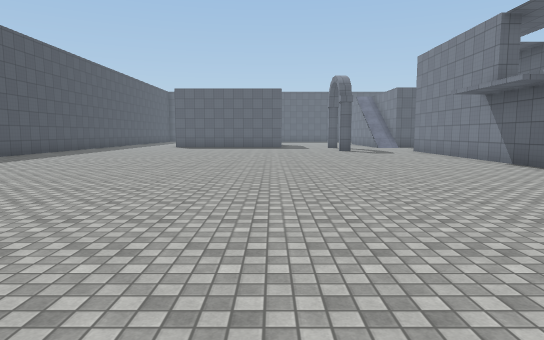
View 1 (above)

24 first-person views from a walk through a 3-D level made in the Unity game engine. The camera is 1.5 m above the floor, tilts 6° down and sees 75° across. Doors are open. The floor is counted in squares, 2 m on a side. Each view is taken from the middle of a square. On the plan, view 1 faces up. The plan holds only what a view shows up to about 11 squares ahead; the rest is blank. The place goes on beyond the plan. The player is left out. Some animated figures are left out. Surface patterns are stand-ins for the level's own textures.

View 2
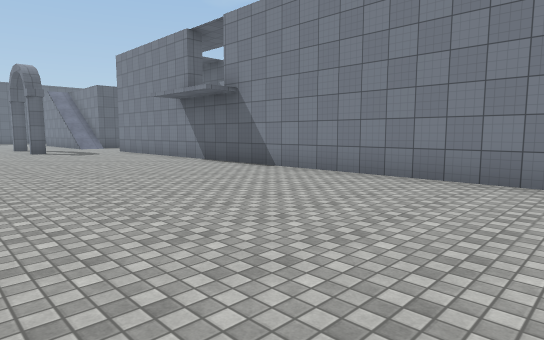

View 3
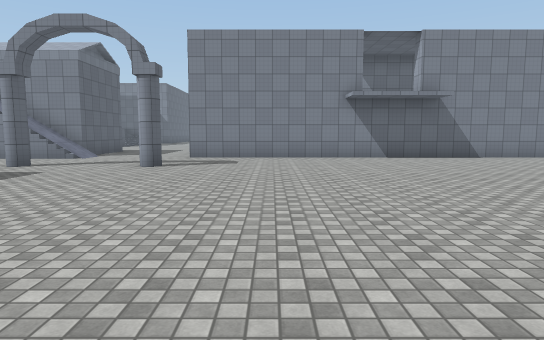

View 4
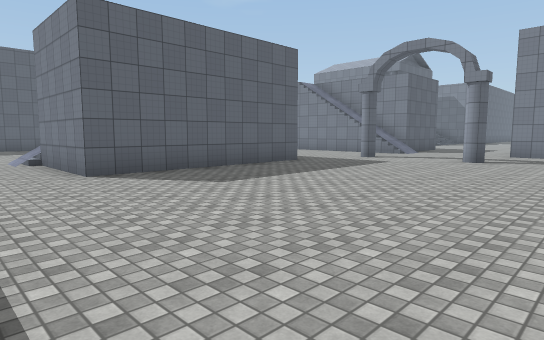

View 5
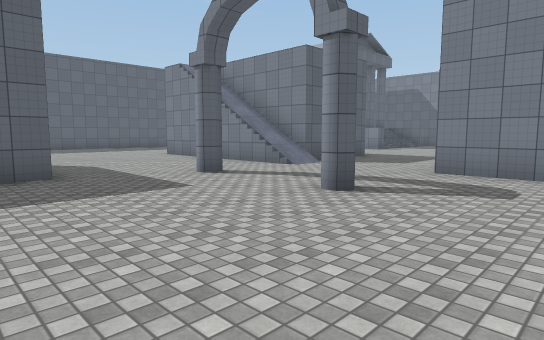

View 6
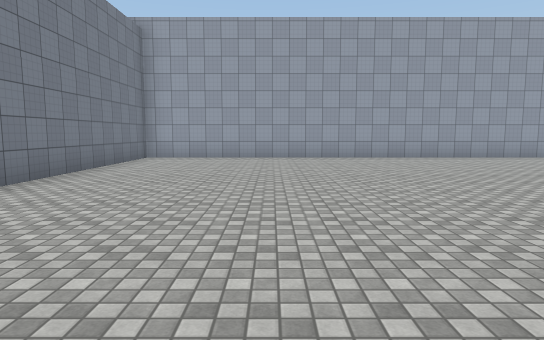

View 7
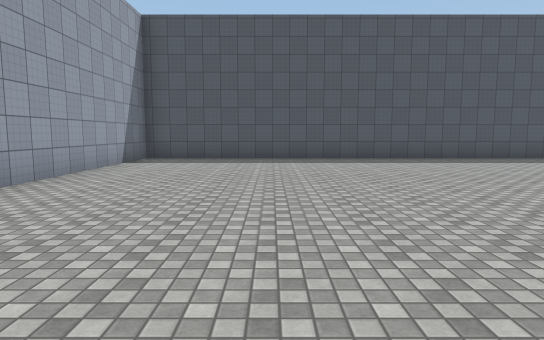

View 8
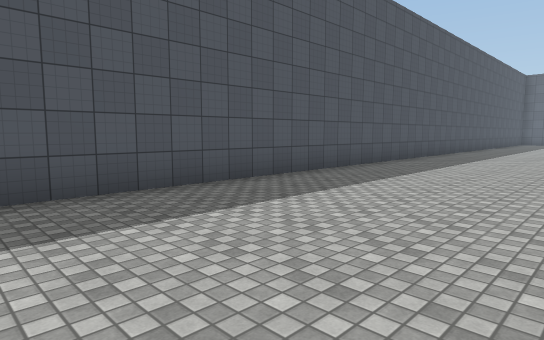

View 9
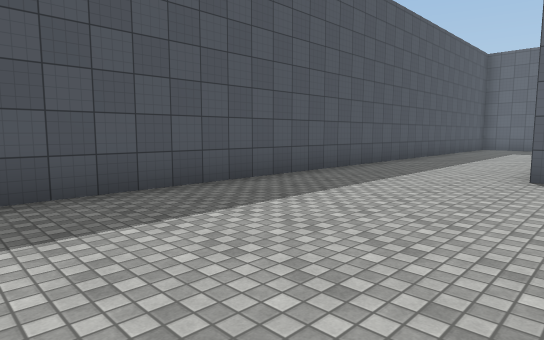

View 10
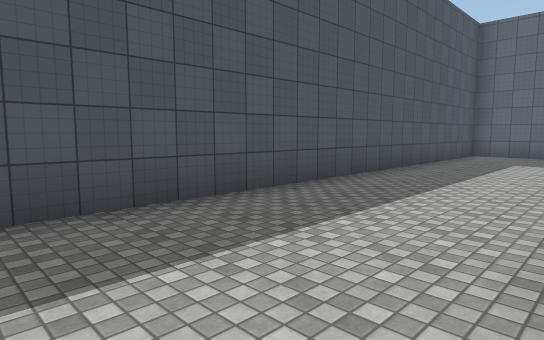

View 11
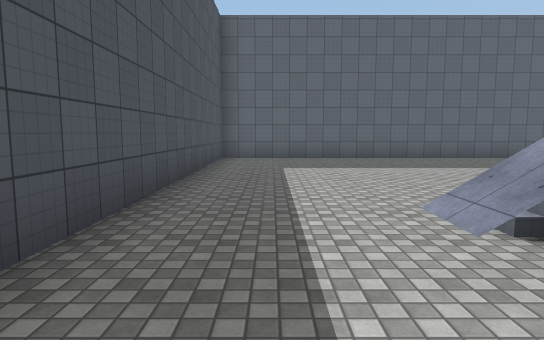

View 12
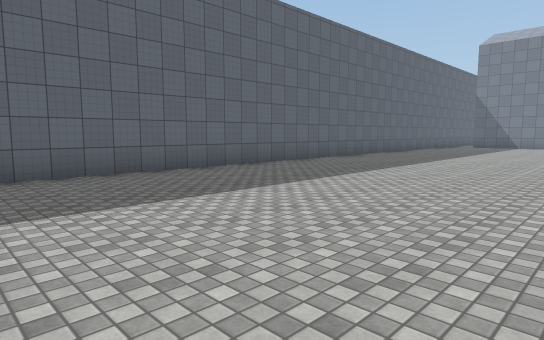

View 13
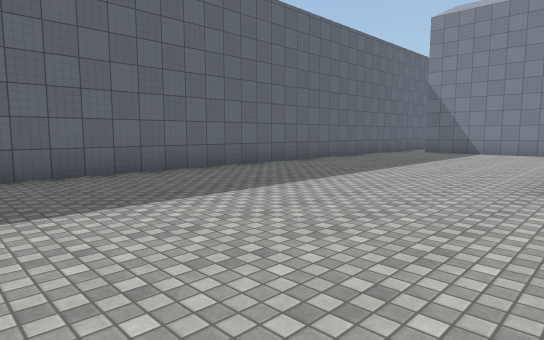

View 14
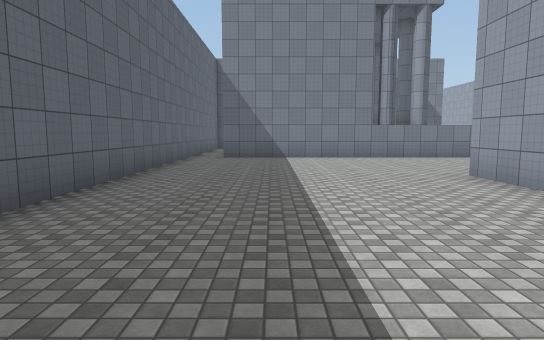

View 15
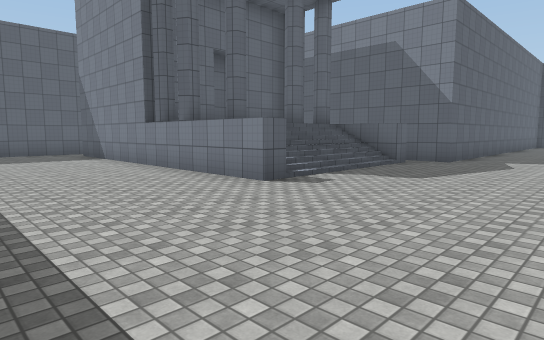

View 16
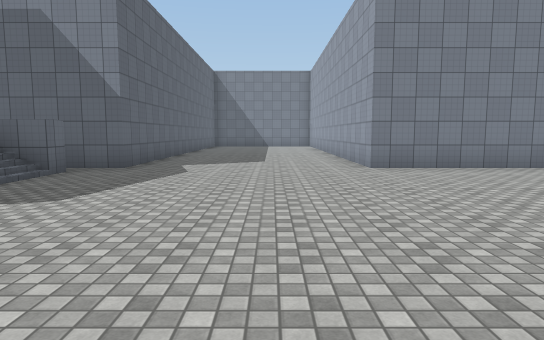

View 17
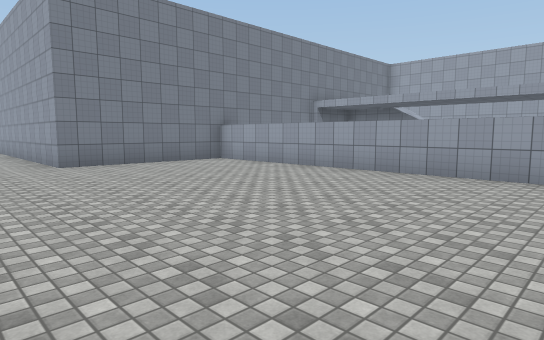

View 18
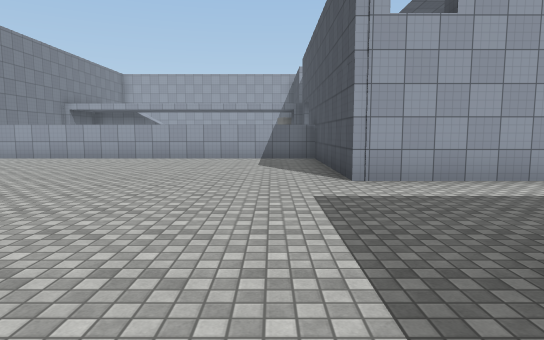

View 19
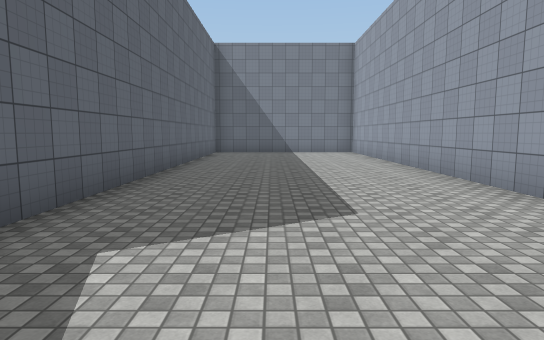

View 20
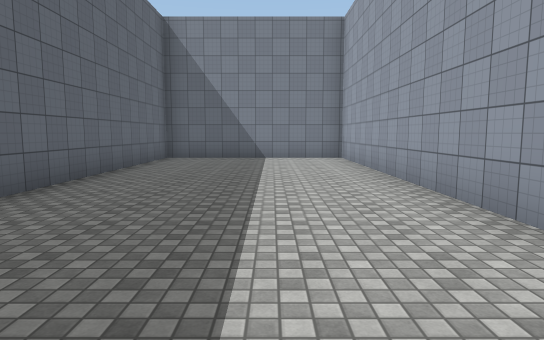

View 21
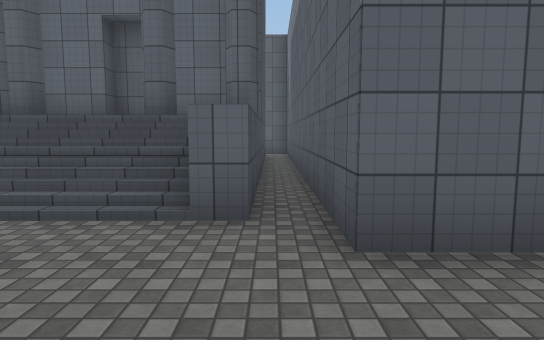

View 22
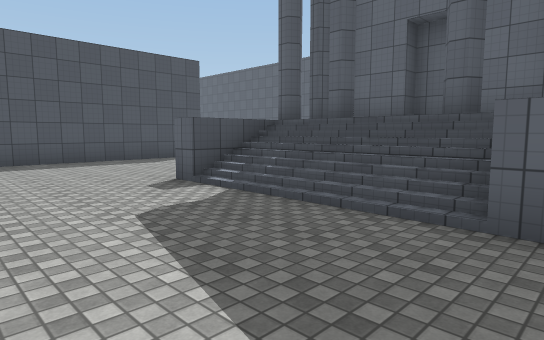

View 23
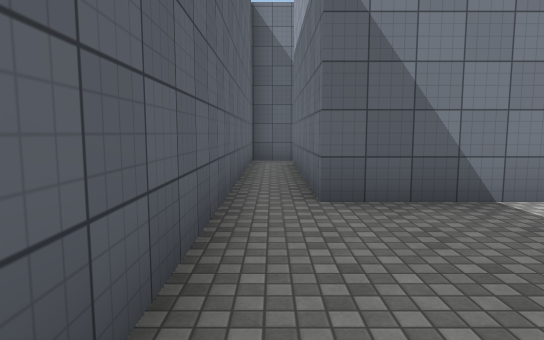

View 24
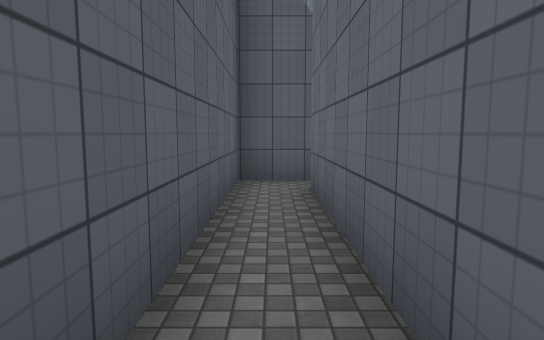

### Floor plan
Key: @ floor where view 1 was taken; # wall or solid block; . main floor; : floor 6 m higher than the main floor; / step, stairs or slope; D open door; = window, fence, low wall or low ledge.
Columns run from 9 left of view 1 to 32 right of it. Each row starts with its distance up from view 1.
 30 ##############################
 29 #............................#
 28 #......................#####.#
 27 #......................#   #.#
 26 #......................#   #.#
 25 #......................#####.#
 24 #......................## ##/#
 23 #....... .....     ..../    /#
 22 #...//    .....   :....# /#//#
 21 #...#     ...../  :....=/////#
 20 #....     ...../  :....#/////#############
 19 #....     ...../  :......................#
 18 #...........#../# :......................#
 17 #........................................#
 16 #........................................#
 15 #...........#............................#
 14 #..............####..........#############
 13 #..............#  #..........#
 12 #..............#  #..........#
 11 #..............#  #..........#
 10 #..............#  #..........#
  9 #..............D  ############
  8 #..............D
  7 #..............#
  6 #..............#
  5 #..............#
  4 #..............#
  3 #..............#
  2 #..............#
  1 #..............#
  0 #........@.....#
 -1 ################

Positions as (right, up) in squares from view 1, and headings:
1: (0, 0), facing up
2: (0, 0), facing up-right
3: (-5, 12), facing right
4: (-7, 12), facing up-right
5: (-1, 12), facing up-right
6: (2, 10), facing down
7: (2, 3), facing left
8: (-4, 4), facing up-left
9: (-4, 12), facing up-left
10: (-5, 17), facing up-left
11: (-7, 19), facing up
12: (-6, 23), facing up-right
13: (0, 23), facing up-right
14: (3, 27), facing right
15: (10, 16), facing up-right
16: (12, 16), facing right
17: (11, 16), facing down-right
18: (11, 20), facing down
19: (18, 17), facing right
20: (21, 16), facing right
21: (19, 17), facing up
22: (19, 17), facing up-left
23: (10, 29), facing right
24: (14, 29), facing right
